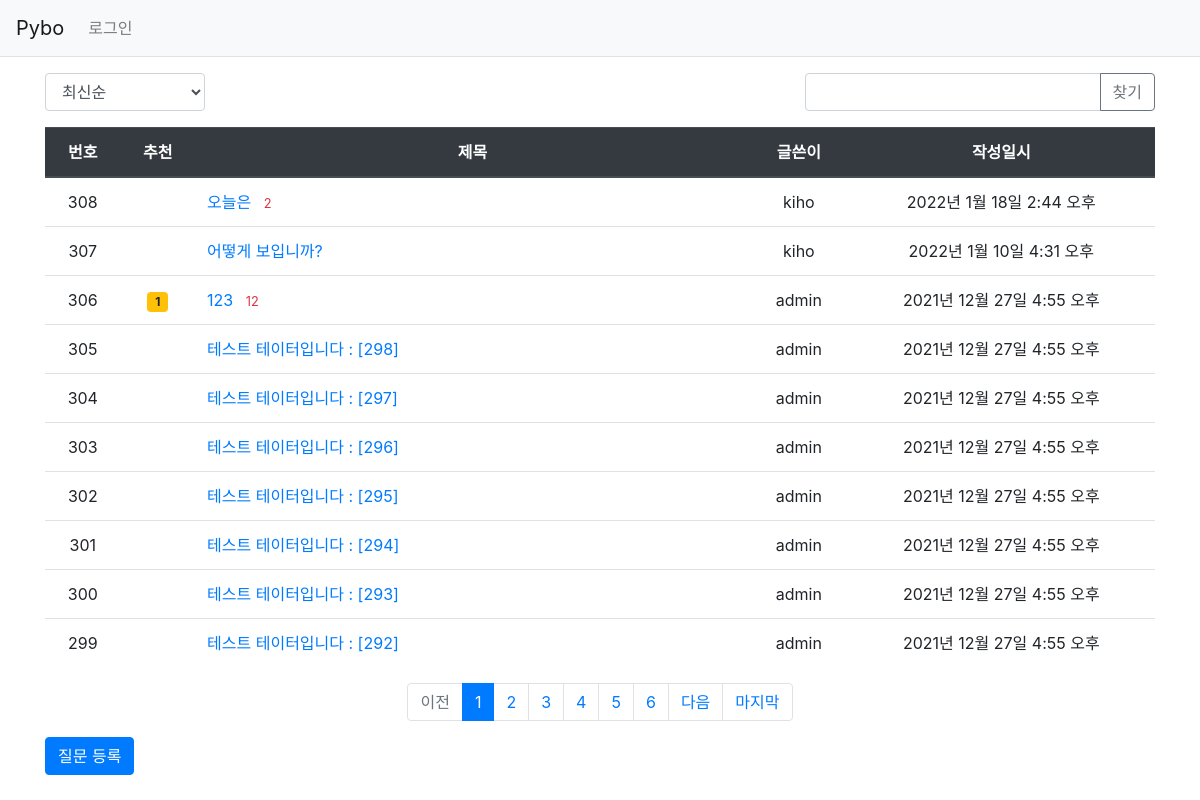
The page / on the database its author committed.
### pybo/models.py (models this page shows, shortened)
class Question(models.Model):
    subject = models.CharField(max_length=200)  # 글자 수 제한하려면 charField
    content = models.TextField()  # 글자수 제한 X
    create_date = models.DateTimeField()  # 시간
    modify_date = models.DateTimeField(null=True, blank=True)  # blank = True 로 form.is_valid에서 오류 X
    author = models.ForeignKey(User, on_delete=models.CASCADE,  # 작성자는 User를 외래키로 받음.
                               related_name='author_question')
    voter = models.ManyToManyField(User, related_name='voter_question')

### pybo/views/base_views.py (the view, shortened to what this page needs)
# urls.py: path('',base_views.index,name='index'),
def index(request):  # 초기화면
    page = request.GET.get('page', 1)  # 페이지 / GET방식으로 page를 파라미터로 가져올 때 사용, 파라미터 없이 들어올 때 dafault값을 1로 줌.
    kw = request.GET.get('kw','')  # 검색 / 없어도 됨
    so = request.GET.get('so', 'recent')
    if so == 'recommend':
        question_list = Question.objects.annotate(
            num_voter = Count('voter')).order_by('-num_voter','create_date')
    elif so == 'popular':
        question_list = Question.objects.annotate(
            num_answer = Count('answer')).order_by('-num_answer','create_date')
    else :
        question_list = Question.objects.order_by('-create_date')  # -로 역순
    paginator = Paginator(question_list,10)  # 한 페이지당 개수
    page_obj = paginator.get_page(page)  # html에 전달할 객
    context = {'question_list': page_obj, 'page': page, 'kw': kw,'so':so}
    return render(request,'pybo/question_list.html',context)

### pybo/templatetags/pybo_filter.py (called while the page is built)
@register.filter
def sub(value,arg):
    return value - arg

### templates/pybo/question_list.html (shortened to what this page needs)
{% extends 'base.html' %}
{% load pybo_filter %}
{% block content %}
<div class="container my-3">
    <div class="row justify-content-between my-3">
        <div class="col-2">
            <select class="form-control so">
                <option value="recent" {% if so == 'recent' %}selected{% endif %}>
                최신순
                </option>
            </select>
        </div>
        <div class="col-4 input-group">
            <input type="text" class="form-control kw"
                value="{{ kw|default_if_none:'' }}">
            <div class="input-group-append">
                <button class="btn btn-outline-secondary"
                        type="button" id="btn_search">찾기</button>
            </div>
        </div>
    </div>
    <table class="table">
        <thead>
        <tr class="text-center thead-dark">
            <th>번호</th>
            <th>추천</th>
            <th style="width:50%">제목</th>
            <th>글쓴이</th>
            <th>작성일시</th>
        </tr>
        </thead>
        <tbody>
        {% if question_list %}
        {% for question in question_list %}
        <tr class="text-center">
            <td>{{ question_list.paginator.count|sub:question_list.start_index|sub:forloop.counter0|add:1 }}</td>
            <td>
                {% if question.voter.all.count > 0 %}
                <span class="badge badge-warning px-2 py-1">
                    {{ question.voter.all.count }}
                </span>
                {% endif %}
            </td>
            <td class="text-left">
                <a href="{% url 'pybo:detail' question.id %}">
                    {{ question.subject }}
                </a>
                {% if question.answer_set.count > 0 %}
                <span class="text-danger small ml-2">
                    {{ question.answer_set.count }}
                </span>
                {% endif %}
            </td>
            <td>{{ question.author.username }}</td>
            <td>{{ question.create_date }}</td>
        </tr>
        {% endfor %}
        {% else %}
        <tr>
            <td colspan="3">질문이 없습니다.</td>
        </tr>
        {% endif %}
        </tbody>
    </table>
    <ul class="pagination justify-content-center">
        {% if question_list.has_previous %}
        <li class="page-item">
            <a class="page-link"
               href="?page=1">
                처음
            </a>
        </li>
        <li class="page-item">
            <a class="page-link"
               data-page="{{ question_list.previous_page_number }}"
               href="#">
                이전
            </a>
        </li>
        {% else %}
        <li class="page-item disabled">
            <a class="page-link" tabindex="-1" aria-disabled="true" href="#">
                이전
            </a>
        </li>
        {% endif %}
        {% for page_number in question_list.paginator.page_range %}
            {% if page_number >= question_list.number|add:-5 and page_number <= question_list.number|add:5 %}
                {% if page_number == question_list.number %}
                <li class="page-item active" aria-current="page">
                    <a class="page-link" data-page="{{ page_number }}" href="#">
                        {{ page_number }}
                    </a>
                </li>
                {% else %}
                <li class="page-item">
                    <a class="page-link" data-page="{{ page_number }}" href="#">
                        {{ page_number }}
                    </a>
                </li>
                {% endif %}
            {% endif %}
        {% endfor %}
        {% if question_list.has_next %}
        <li class="page-item">
            <a class="page-link"
               data-page="{{ question_list.next_page_number }}" href="#">
                다음
            </a>
        </li>
        <li class="page-item">
            <a class="page-link"
               href="?page={{ question_list.paginator.num_pages }}">
                마지막
            </a>
        </li>
        {% else %}
        <li class="page-item disabled">
            <a class="page-link" tabindex="-1" aria-disabled="true" href="#">
                다음
            </a>
        </li>
        {% endif %}
    </ul>
    <a href="{% url 'pybo:question_create' %}" class="btn btn-primary">
            질문 등록
        </a>
</div>
{% endblock %}

### rows shown on the page
Question: paginator.count|sub "308", subject "오늘은", answer_set.count "2", author.username "kiho", create_date "2022년 1월 18일 2:44 오후"
Question: paginator.count|sub "307", subject "어떻게 보입니까?", author.username "kiho", create_date "2022년 1월 10일 4:31 오후"
Question: paginator.count|sub "306", voter.all.count "1", subject "123", answer_set.count "12", author.username "admin", create_date "2021년 12월 27일 4:55 오후"
Question: paginator.count|sub "305", subject "테스트 테이터입니다 : [298]", author.username "admin", create_date "2021년 12월 27일 4:55 오후"
Question: paginator.count|sub "304", subject "테스트 테이터입니다 : [297]", author.username "admin", create_date "2021년 12월 27일 4:55 오후"
Question: paginator.count|sub "303", subject "테스트 테이터입니다 : [296]", author.username "admin", create_date "2021년 12월 27일 4:55 오후"
Question: paginator.count|sub "302", subject "테스트 테이터입니다 : [295]", author.username "admin", create_date "2021년 12월 27일 4:55 오후"
Question: paginator.count|sub "301", subject "테스트 테이터입니다 : [294]", author.username "admin", create_date "2021년 12월 27일 4:55 오후"
Question: paginator.count|sub "300", subject "테스트 테이터입니다 : [293]", author.username "admin", create_date "2021년 12월 27일 4:55 오후"
Question: paginator.count|sub "299", subject "테스트 테이터입니다 : [292]", author.username "admin", create_date "2021년 12월 27일 4:55 오후"

### other values the page prints
{{ page_number }} "1"
{{ page_number }} "2" "3" "4" "5" "6"
